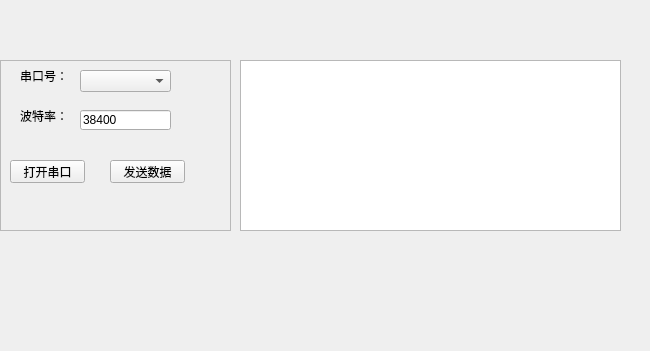
<?xml version="1.0" encoding="UTF-8"?>
<ui version="4.0">
 <class>Widget</class>
 <widget class="QWidget" name="Widget">
  <property name="geometry">
   <rect>
    <x>0</x>
    <y>0</y>
    <width>650</width>
    <height>351</height>
   </rect>
  </property>
  <property name="windowTitle">
   <string>Widget</string>
  </property>
  <widget class="QFrame" name="frame">
   <property name="geometry">
    <rect>
     <x>0</x>
     <y>60</y>
     <width>231</width>
     <height>171</height>
    </rect>
   </property>
   <property name="frameShape">
    <enum>QFrame::StyledPanel</enum>
   </property>
   <property name="frameShadow">
    <enum>QFrame::Raised</enum>
   </property>
   <widget class="QComboBox" name="comboBox">
    <property name="geometry">
     <rect>
      <x>80</x>
      <y>10</y>
      <width>91</width>
      <height>22</height>
     </rect>
    </property>
   </widget>
   <widget class="QLineEdit" name="lineEdit">
    <property name="geometry">
     <rect>
      <x>80</x>
      <y>50</y>
      <width>91</width>
      <height>20</height>
     </rect>
    </property>
    <property name="text">
     <string>38400</string>
    </property>
   </widget>
   <widget class="QPushButton" name="pushButton_cmopen">
    <property name="geometry">
     <rect>
      <x>10</x>
      <y>100</y>
      <width>75</width>
      <height>23</height>
     </rect>
    </property>
    <property name="text">
     <string>打开串口</string>
    </property>
   </widget>
   <widget class="QLabel" name="label_2">
    <property name="geometry">
     <rect>
      <x>20</x>
      <y>10</y>
      <width>54</width>
      <height>12</height>
     </rect>
    </property>
    <property name="text">
     <string>串口号：</string>
    </property>
   </widget>
   <widget class="QLabel" name="label_3">
    <property name="geometry">
     <rect>
      <x>20</x>
      <y>50</y>
      <width>54</width>
      <height>12</height>
     </rect>
    </property>
    <property name="text">
     <string>波特率：</string>
    </property>
   </widget>
   <widget class="QPushButton" name="pushButton_send">
    <property name="geometry">
     <rect>
      <x>110</x>
      <y>100</y>
      <width>75</width>
      <height>23</height>
     </rect>
    </property>
    <property name="text">
     <string>发送数据</string>
    </property>
   </widget>
  </widget>
  <widget class="QTextEdit" name="textEdit">
   <property name="geometry">
    <rect>
     <x>240</x>
     <y>60</y>
     <width>381</width>
     <height>171</height>
    </rect>
   </property>
  </widget>
 </widget>
 <layoutdefault spacing="6" margin="11"/>
 <resources/>
 <connections/>
</ui>
